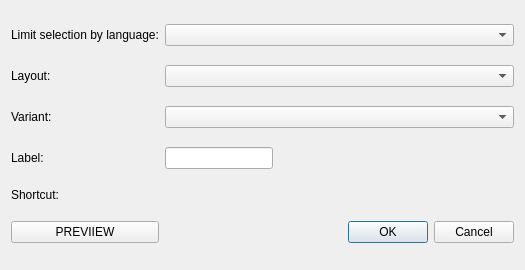
<?xml version="1.0" encoding="UTF-8"?>
<ui version="4.0">
 <class>AddLayoutDialog</class>
 <widget class="QDialog" name="AddLayoutDialog">
  <property name="geometry">
   <rect>
    <x>0</x>
    <y>0</y>
    <width>525</width>
    <height>270</height>
   </rect>
  </property>
  <property name="windowTitle">
   <string>Add Layout</string>
  </property>
  <layout class="QGridLayout" name="gridLayout">
   <item row="0" column="1">
    <widget class="QComboBox" name="languageComboBox">
     <property name="sizePolicy">
      <sizepolicy hsizetype="Expanding" vsizetype="Fixed">
       <horstretch>0</horstretch>
       <verstretch>0</verstretch>
      </sizepolicy>
     </property>
    </widget>
   </item>
   <item row="1" column="0">
    <widget class="QLabel" name="label_2">
     <property name="text">
      <string>Layout:</string>
     </property>
    </widget>
   </item>
   <item row="4" column="1">
    <widget class="QLineEdit" name="labelEdit">
     <property name="sizePolicy">
      <sizepolicy hsizetype="Fixed" vsizetype="Fixed">
       <horstretch>0</horstretch>
       <verstretch>0</verstretch>
      </sizepolicy>
     </property>
    </widget>
   </item>
   <item row="6" column="0">
    <widget class="QLabel" name="labelLabel_2">
     <property name="text">
      <string>Shortcut:</string>
     </property>
    </widget>
   </item>
   <item row="2" column="0">
    <widget class="QLabel" name="label_3">
     <property name="text">
      <string>Variant:</string>
     </property>
    </widget>
   </item>
   <item row="2" column="1">
    <widget class="QComboBox" name="variantComboBox"/>
   </item>
   <item row="4" column="0">
    <widget class="QLabel" name="labelLabel">
     <property name="text">
      <string>Label:</string>
     </property>
    </widget>
   </item>
   <item row="0" column="0">
    <widget class="QLabel" name="label">
     <property name="text">
      <string>Limit selection by language:</string>
     </property>
    </widget>
   </item>
   <item row="6" column="1">
    <widget class="KKeySequenceWidget" name="kkeysequencewidget">
     <property name="sizePolicy">
      <sizepolicy hsizetype="Preferred" vsizetype="Fixed">
       <horstretch>0</horstretch>
       <verstretch>0</verstretch>
      </sizepolicy>
     </property>
    </widget>
   </item>
   <item row="7" column="1">
    <widget class="QDialogButtonBox" name="buttonBox">
     <property name="orientation">
      <enum>Qt::Horizontal</enum>
     </property>
     <property name="standardButtons">
      <set>QDialogButtonBox::Cancel|QDialogButtonBox::Ok</set>
     </property>
    </widget>
   </item>
   <item row="1" column="1">
    <widget class="QComboBox" name="layoutComboBox"/>
   </item>
   <item row="7" column="0">
    <widget class="QPushButton" name="prevbutton">
     <property name="text">
      <string>PREVIIEW</string>
     </property>
    </widget>
   </item>
  </layout>
 </widget>
 <customwidgets>
  <customwidget>
   <class>KKeySequenceWidget</class>
   <extends>QWidget</extends>
   <header>kkeysequencewidget.h</header>
  </customwidget>
 </customwidgets>
 <resources/>
 <connections>
  <connection>
   <sender>buttonBox</sender>
   <signal>accepted()</signal>
   <receiver>AddLayoutDialog</receiver>
   <slot>accept()</slot>
   <hints>
    <hint type="sourcelabel">
     <x>248</x>
     <y>254</y>
    </hint>
    <hint type="destinationlabel">
     <x>157</x>
     <y>274</y>
    </hint>
   </hints>
  </connection>
  <connection>
   <sender>buttonBox</sender>
   <signal>rejected()</signal>
   <receiver>AddLayoutDialog</receiver>
   <slot>reject()</slot>
   <hints>
    <hint type="sourcelabel">
     <x>316</x>
     <y>260</y>
    </hint>
    <hint type="destinationlabel">
     <x>286</x>
     <y>274</y>
    </hint>
   </hints>
  </connection>
 </connections>
</ui>
